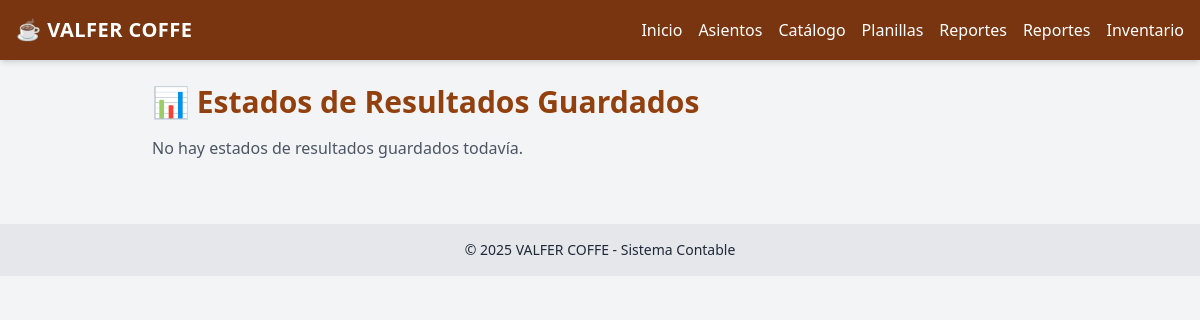
The page /estados-financieros/listar-resultados/ on the database as committed earlier.
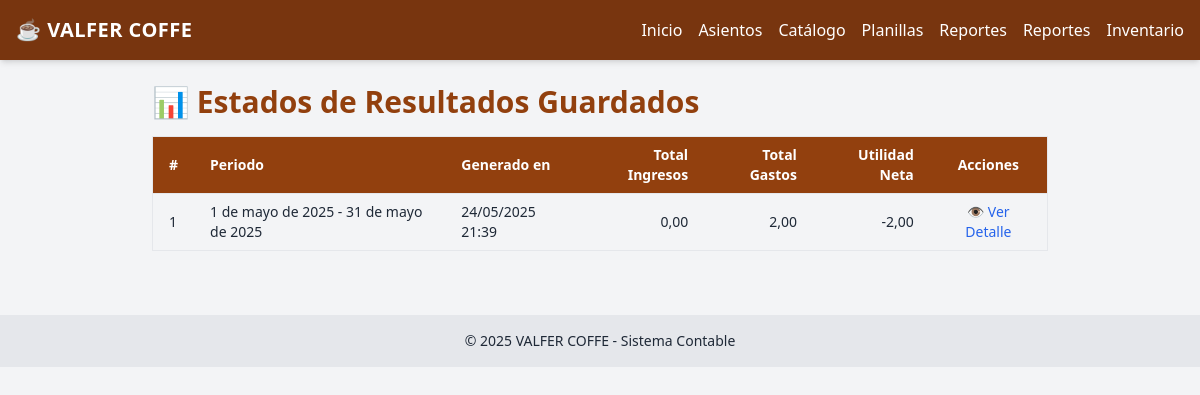
The same page on the database as committed later.
### contabilidad/models.py (models this page shows, shortened)
class EstadoResultados(models.Model):
    fecha_generado = models.DateTimeField(auto_now_add=True)
    fecha_inicio = models.DateField()
    fecha_fin = models.DateField()
    total_ingresos = models.DecimalField(max_digits=12, decimal_places=2)
    total_gastos = models.DecimalField(max_digits=12, decimal_places=2)
    utilidad_neta = models.DecimalField(max_digits=12, decimal_places=2)

### contabilidad/views.py (the view)
# urls.py: path('estados-financieros/listar-resultados/', views.listar_resultados, name='listar_resultados'),
def listar_resultados(request):
    resultados = EstadoResultados.objects.all().order_by('-fecha_generado')
    return render(request, 'estados/listar_resultados.html', {'resultados': resultados})

### contabilidad/templates/estados/listar_resultados.html (shortened to what this page needs)
{% extends 'contabilidad/base.html' %}
{% block content %}
<div class="max-w-4xl mx-auto">
  <h2 class="text-3xl font-extrabold mb-4 text-amber-800">📊 Estados de Resultados Guardados</h2>
  {% if resultados %}
    <div class="overflow-x-auto">
      <table class="w-full text-sm border shadow rounded">
        <thead class="bg-amber-800 text-white">
          <tr>
            <th class="px-4 py-2 text-left">#</th>
            <th class="px-4 py-2 text-left">Periodo</th>
            <th class="px-4 py-2 text-left">Generado en</th>
            <th class="px-4 py-2 text-right">Total Ingresos</th>
            <th class="px-4 py-2 text-right">Total Gastos</th>
            <th class="px-4 py-2 text-right">Utilidad Neta</th>
            <th class="px-4 py-2 text-center">Acciones</th>
          </tr>
        </thead>
        <tbody>
          {% for estado in resultados %}
            <tr class="border-t hover:bg-amber-50">
              <td class="px-4 py-2">{{ forloop.counter }}</td>
              <td class="px-4 py-2">{{ estado.fecha_inicio }} - {{ estado.fecha_fin }}</td>
              <td class="px-4 py-2">{{ estado.fecha_generado|date:"d/m/Y H:i" }}</td>
              <td class="px-4 py-2 text-right">{{ estado.total_ingresos|floatformat:2 }}</td>
              <td class="px-4 py-2 text-right">{{ estado.total_gastos|floatformat:2 }}</td>
              <td class="px-4 py-2 text-right">{{ estado.utilidad_neta|floatformat:2 }}</td>
              <td class="px-4 py-2 text-center">
                <a href="{% url 'ver_resultado' estado.id %}" class="text-blue-600 hover:underline">👁️ Ver Detalle</a>
              </td>
            </tr>
          {% endfor %}
        </tbody>
      </table>
    </div>
  {% else %}
    <p class="text-gray-600 mt-4">No hay estados de resultados guardados todavía.</p>
  {% endif %}
</div>
{% endblock %}

Rows that differ between the two databases and show on the page:
added EstadoResultados: fecha_inicio "1 de mayo de 2025", fecha_fin "31 de mayo de 2025", fecha_generado "24/05/2025 21:39", total_ingresos "0,00", total_gastos "2,00", utilidad_neta "-2,00"
Other text that changed with them:
text no longer shown: "No hay estados de resultados guardados todavía."
text now shown: "# Periodo Generado en Total Ingresos Total Gastos Utilidad Neta Acciones"
